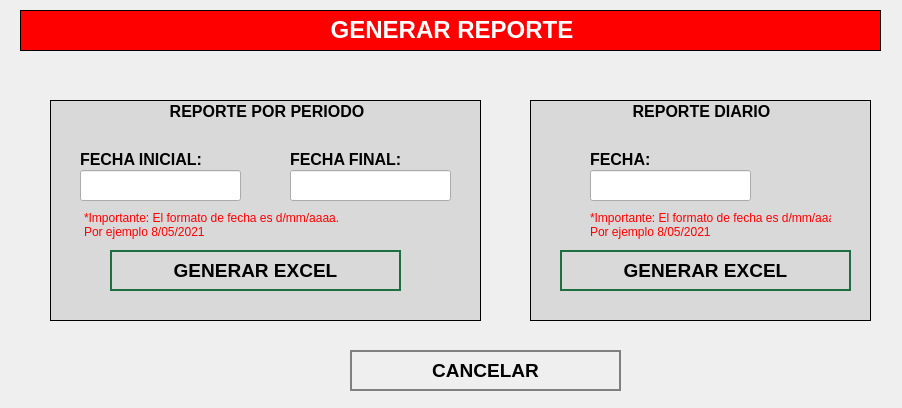
<?xml version="1.0" encoding="UTF-8"?>
<ui version="4.0">
 <class>ConfirmExcel</class>
 <widget class="QWidget" name="ConfirmExcel">
  <property name="geometry">
   <rect>
    <x>0</x>
    <y>0</y>
    <width>902</width>
    <height>408</height>
   </rect>
  </property>
  <property name="windowTitle">
   <string>Generar Reporte</string>
  </property>
  <property name="styleSheet">
   <string notr="true">QPushButton
{	
	height: 2em;
 	border-style: solid;
	border-width: 2px;
 	border-color: grey;
	font-weight: bold;
}

QPushButton:hover
{
   	background-color:grey;
	color:white;
}</string>
  </property>
  <widget class="QLabel" name="label">
   <property name="geometry">
    <rect>
     <x>20</x>
     <y>10</y>
     <width>861</width>
     <height>41</height>
    </rect>
   </property>
   <property name="font">
    <font>
     <underline>false</underline>
    </font>
   </property>
   <property name="autoFillBackground">
    <bool>false</bool>
   </property>
   <property name="styleSheet">
    <string notr="true">background-color: red;</string>
   </property>
   <property name="frameShape">
    <enum>QFrame::Box</enum>
   </property>
   <property name="text">
    <string>&lt;html&gt;&lt;head/&gt;&lt;body&gt;&lt;p align=&quot;center&quot;&gt;&lt;span style=&quot; font-size:18pt; font-weight:600; color:#ffffff;&quot;&gt;GENERAR REPORTE&lt;/span&gt;&lt;/p&gt;&lt;/body&gt;&lt;/html&gt;</string>
   </property>
  </widget>
  <widget class="QPushButton" name="cancelButton">
   <property name="geometry">
    <rect>
     <x>350</x>
     <y>350</y>
     <width>271</width>
     <height>41</height>
    </rect>
   </property>
   <property name="font">
    <font>
     <pointsize>14</pointsize>
     <weight>75</weight>
     <bold>true</bold>
    </font>
   </property>
   <property name="cursor">
    <cursorShape>PointingHandCursor</cursorShape>
   </property>
   <property name="styleSheet">
    <string notr="true">QPushButton
{	
	height: 2em;
 	border-style: solid;
	border-width: 2px;
 	border-color: grey;
	font-weight: bold;
}

QPushButton:hover
{
   	background-color:grey;
	color:white;
}</string>
   </property>
   <property name="text">
    <string>CANCELAR</string>
   </property>
   <property name="icon">
    <iconset>
     <normaloff>../assets/icons/cancel-icon.png</normaloff>../assets/icons/cancel-icon.png</iconset>
   </property>
   <property name="iconSize">
    <size>
     <width>30</width>
     <height>30</height>
    </size>
   </property>
   <property name="flat">
    <bool>true</bool>
   </property>
  </widget>
  <widget class="QLabel" name="label_horaIngreso">
   <property name="geometry">
    <rect>
     <x>80</x>
     <y>150</y>
     <width>171</width>
     <height>16</height>
    </rect>
   </property>
   <property name="text">
    <string>&lt;html&gt;&lt;head/&gt;&lt;body&gt;&lt;p&gt;&lt;span style=&quot; font-size:12pt; font-weight:600;&quot;&gt;FECHA INICIAL:&lt;/span&gt;&lt;/p&gt;&lt;/body&gt;&lt;/html&gt;</string>
   </property>
  </widget>
  <widget class="QLabel" name="label_horaSalida">
   <property name="geometry">
    <rect>
     <x>290</x>
     <y>150</y>
     <width>171</width>
     <height>16</height>
    </rect>
   </property>
   <property name="text">
    <string>&lt;html&gt;&lt;head/&gt;&lt;body&gt;&lt;p&gt;&lt;span style=&quot; font-size:12pt; font-weight:600;&quot;&gt;FECHA FINAL:&lt;/span&gt;&lt;/p&gt;&lt;/body&gt;&lt;/html&gt;</string>
   </property>
  </widget>
  <widget class="QLineEdit" name="horaSalidaLineEdit">
   <property name="geometry">
    <rect>
     <x>290</x>
     <y>170</y>
     <width>161</width>
     <height>31</height>
    </rect>
   </property>
   <property name="font">
    <font>
     <pointsize>14</pointsize>
    </font>
   </property>
  </widget>
  <widget class="QGroupBox" name="groupBox">
   <property name="geometry">
    <rect>
     <x>50</x>
     <y>100</y>
     <width>431</width>
     <height>221</height>
    </rect>
   </property>
   <property name="font">
    <font>
     <pointsize>12</pointsize>
     <weight>75</weight>
     <bold>true</bold>
    </font>
   </property>
   <property name="styleSheet">
    <string notr="true">height: 2em;
 border-style: solid;
border-width: 1px;
 border-color: black;
background-color:#D9D9D9;
font-weight: bold;
</string>
   </property>
   <property name="title">
    <string>REPORTE POR PERIODO</string>
   </property>
   <property name="alignment">
    <set>Qt::AlignHCenter|Qt::AlignTop</set>
   </property>
   <property name="flat">
    <bool>true</bool>
   </property>
   <property name="checkable">
    <bool>false</bool>
   </property>
   <widget class="QLabel" name="label_horaIngreso_4">
    <property name="geometry">
     <rect>
      <x>30</x>
      <y>110</y>
      <width>331</width>
      <height>31</height>
     </rect>
    </property>
    <property name="styleSheet">
     <string notr="true">border-color: #0000ffff;</string>
    </property>
    <property name="text">
     <string>&lt;html&gt;&lt;head/&gt;&lt;body&gt;&lt;p&gt;&lt;span style=&quot; font-weight:400; color:#ff0000;&quot;&gt;*Importante: El formato de fecha es d/mm/aaaa.&lt;br/&gt;Por ejemplo 8/05/2021&lt;/span&gt;&lt;/p&gt;&lt;/body&gt;&lt;/html&gt;</string>
    </property>
   </widget>
  </widget>
  <widget class="QLineEdit" name="horaIngresoLineEdit">
   <property name="geometry">
    <rect>
     <x>80</x>
     <y>170</y>
     <width>161</width>
     <height>31</height>
    </rect>
   </property>
   <property name="font">
    <font>
     <pointsize>14</pointsize>
    </font>
   </property>
  </widget>
  <widget class="QGroupBox" name="groupBox_2">
   <property name="geometry">
    <rect>
     <x>530</x>
     <y>100</y>
     <width>341</width>
     <height>221</height>
    </rect>
   </property>
   <property name="font">
    <font>
     <pointsize>12</pointsize>
     <weight>75</weight>
     <bold>true</bold>
    </font>
   </property>
   <property name="styleSheet">
    <string notr="true">height: 2em;
 border-style: solid;
border-width: 1px;
 border-color: black;
background-color:#D9D9D9;
font-weight: bold;
</string>
   </property>
   <property name="title">
    <string>REPORTE DIARIO</string>
   </property>
   <property name="alignment">
    <set>Qt::AlignHCenter|Qt::AlignTop</set>
   </property>
   <property name="flat">
    <bool>true</bool>
   </property>
   <property name="checkable">
    <bool>false</bool>
   </property>
   <widget class="QPushButton" name="generarExcelHoyButton">
    <property name="geometry">
     <rect>
      <x>30</x>
      <y>150</y>
      <width>291</width>
      <height>41</height>
     </rect>
    </property>
    <property name="font">
     <font>
      <pointsize>14</pointsize>
      <weight>75</weight>
      <bold>true</bold>
     </font>
    </property>
    <property name="cursor">
     <cursorShape>PointingHandCursor</cursorShape>
    </property>
    <property name="styleSheet">
     <string notr="true">QPushButton
{	
	height: 2em;
 	border-style: solid;
	border-width: 2px;
 	border-color: #1D6F42;
	font-weight: bold;
}

QPushButton:hover
{
   	background-color:#1D6F42;
	color:white;
}</string>
    </property>
    <property name="text">
     <string>GENERAR EXCEL</string>
    </property>
    <property name="icon">
     <iconset>
      <normaloff>../assets/icons/save-icon.png</normaloff>../assets/icons/save-icon.png</iconset>
    </property>
    <property name="iconSize">
     <size>
      <width>30</width>
      <height>30</height>
     </size>
    </property>
    <property name="flat">
     <bool>true</bool>
    </property>
   </widget>
  </widget>
  <widget class="QPushButton" name="generarExcelFechasButton">
   <property name="geometry">
    <rect>
     <x>110</x>
     <y>250</y>
     <width>291</width>
     <height>41</height>
    </rect>
   </property>
   <property name="font">
    <font>
     <pointsize>14</pointsize>
     <weight>75</weight>
     <bold>true</bold>
    </font>
   </property>
   <property name="cursor">
    <cursorShape>PointingHandCursor</cursorShape>
   </property>
   <property name="styleSheet">
    <string notr="true">QPushButton
{	
	height: 2em;
 	border-style: solid;
	border-width: 2px;
 	border-color: #1D6F42;
	font-weight: bold;
}

QPushButton:hover
{
   	background-color:#1D6F42;
	color:white;
}</string>
   </property>
   <property name="text">
    <string>GENERAR EXCEL</string>
   </property>
   <property name="icon">
    <iconset>
     <normaloff>../assets/icons/save-icon.png</normaloff>../assets/icons/save-icon.png</iconset>
   </property>
   <property name="iconSize">
    <size>
     <width>30</width>
     <height>30</height>
    </size>
   </property>
   <property name="flat">
    <bool>true</bool>
   </property>
  </widget>
  <widget class="QLineEdit" name="fechaHoyLineEdit">
   <property name="geometry">
    <rect>
     <x>590</x>
     <y>170</y>
     <width>161</width>
     <height>31</height>
    </rect>
   </property>
   <property name="font">
    <font>
     <pointsize>14</pointsize>
    </font>
   </property>
  </widget>
  <widget class="QLabel" name="label_horaIngreso_2">
   <property name="geometry">
    <rect>
     <x>590</x>
     <y>150</y>
     <width>171</width>
     <height>16</height>
    </rect>
   </property>
   <property name="text">
    <string>&lt;html&gt;&lt;head/&gt;&lt;body&gt;&lt;p&gt;&lt;span style=&quot; font-size:12pt; font-weight:600;&quot;&gt;FECHA:&lt;/span&gt;&lt;/p&gt;&lt;/body&gt;&lt;/html&gt;</string>
   </property>
  </widget>
  <widget class="QLabel" name="label_horaIngreso_3">
   <property name="geometry">
    <rect>
     <x>590</x>
     <y>210</y>
     <width>241</width>
     <height>31</height>
    </rect>
   </property>
   <property name="text">
    <string>&lt;html&gt;&lt;head/&gt;&lt;body&gt;&lt;p&gt;&lt;span style=&quot; color:#ff0000;&quot;&gt;*Importante: El formato de fecha es d/mm/aaaa.&lt;br/&gt;Por ejemplo 8/05/2021&lt;/span&gt;&lt;/p&gt;&lt;/body&gt;&lt;/html&gt;</string>
   </property>
  </widget>
  <zorder>groupBox_2</zorder>
  <zorder>groupBox</zorder>
  <zorder>label</zorder>
  <zorder>cancelButton</zorder>
  <zorder>label_horaIngreso</zorder>
  <zorder>label_horaSalida</zorder>
  <zorder>horaSalidaLineEdit</zorder>
  <zorder>horaIngresoLineEdit</zorder>
  <zorder>generarExcelFechasButton</zorder>
  <zorder>fechaHoyLineEdit</zorder>
  <zorder>label_horaIngreso_2</zorder>
  <zorder>label_horaIngreso_3</zorder>
 </widget>
 <tabstops>
  <tabstop>horaIngresoLineEdit</tabstop>
  <tabstop>horaSalidaLineEdit</tabstop>
  <tabstop>generarExcelFechasButton</tabstop>
  <tabstop>fechaHoyLineEdit</tabstop>
  <tabstop>generarExcelHoyButton</tabstop>
  <tabstop>cancelButton</tabstop>
 </tabstops>
 <resources/>
 <connections/>
</ui>
